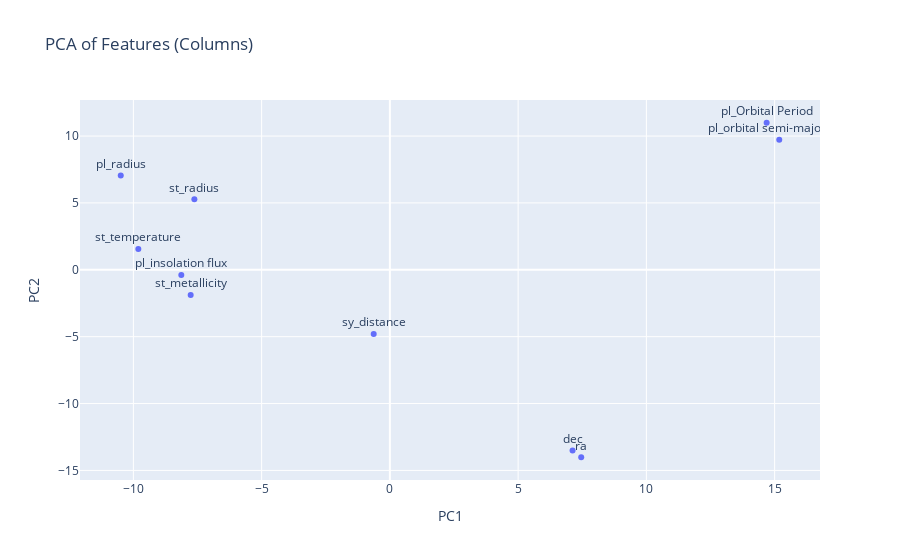

The cell this chart's notebook holds for it:
### Markdown cell above
#### E1) Analysing properties of Stars, Planets and Solar systems using PCA and plot it in 2D

### Code cell
## F1) Analysing properties of Stars, Planets and Solar systems using PCA and plot it in 2D  

import pandas as pd
from sklearn.preprocessing import StandardScaler
from sklearn.decomposition import PCA
import plotly.express as px
import matplotlib.pyplot as plot

%matplotlib inline

df['discovry_method'] = df['discoverymethod'].astype('category').cat.codes 
df['disc_fac'] = df['disc_facility'].astype('category').cat.codes
feature_names = ['dec', 'ra', 'sy_distance', 'pl_radius', 'pl_orbital semi-major axis','pl_Orbital Period','st_temperature','st_radius','st_metallicity','pl_insolation flux']
#df['pl_bmasse_withnull'],'discovry_method','disc_fac'
data = original[feature_names].dropna()# Drop rows with NaNs

print("""F1) In PCA, for accuracy we use the unimputed original dataframe and remove nulls.
         Hence, after removing nulls the remaining columns are:-""",data.shape[0])

# Standardize the data
scaler = StandardScaler()
X_scaled = scaler.fit_transform(data)
X_transposed = X_scaled.T  # Now shape is (7 features, N samples)
pca = PCA(n_components=2)
principal_components = pca.fit_transform(X_transposed)

# Plot with column names as labels
#plot.figure(figsize=(12, 6))
fig = px.scatter(
    x=principal_components[:, 0],
    y=principal_components[:, 1],
    text=feature_names,  # <-- Label each point with the feature name
    labels={'x': 'PC1', 'y': 'PC2'},
    title='PCA of Features (Columns)'
)

fig.update_traces(textposition='top center')
fig.show()


print("""\n\n Note :- The star properties like radius, metallicity, temperature are negatively correlated with planet Orbital period, eccentricity which 
         indicate that cooler, smaller stars have larger orbital periods and eccentricities.""")

print("\nThere is no correlation for declination and ra with orbital or host star properties.")
      #"Larger planets may tend to have larger radii, masses, and orbital semi-major axes.")
print("""\nRight Ascension, Declination and Distance are positively correlated. The Orbital period, eccentricity and Semi-major axis are closely related
and those planetary features """)

### Figure 1 — Plotly figure (JSON) as saved in the notebook; plotly's stock layout.template omitted (floating-point values rounded to 4 significant figures)
{"data": [{"hovertemplate": "PC1=%{x}<br>PC2=%{y}<br>text=%{text}<extra></extra>", "legendgroup": "", "marker": {"color": "#636efa", "symbol": "circle"}, "mode": "markers+text", "name": "", "orientation": "v", "showlegend": false, "text": ["dec", "ra", "sy_distance", "pl_radius", "pl_orbital semi-major axis", "pl_Orbital Period", "st_temperature", "st_radius", "st_metallicity", "pl_insolation flux"], "textposition": "top center", "type": "scatter", "x": [7.123, 7.459, -0.6305, -10.49, 15.18, 14.69, -9.807, -7.623, -7.766, -8.132], "xaxis": "x", "y": [-13.51, -14.01, -4.798, 7.044, 9.731, 10.99, 1.555, 5.275, -1.889, -0.3916], "yaxis": "y"}], "layout": {"autosize": true, "legend": {"tracegroupgap": 0}, "title": {"text": "PCA of Features (Columns)"}, "xaxis": {"anchor": "y", "autorange": true, "domain": [0, 1], "range": [-12.05, 16.74], "title": {"text": "PC1"}, "type": "linear"}, "yaxis": {"anchor": "x", "autorange": true, "domain": [0, 1], "range": [-16.08, 13.06], "title": {"text": "PC2"}, "type": "linear"}}}
